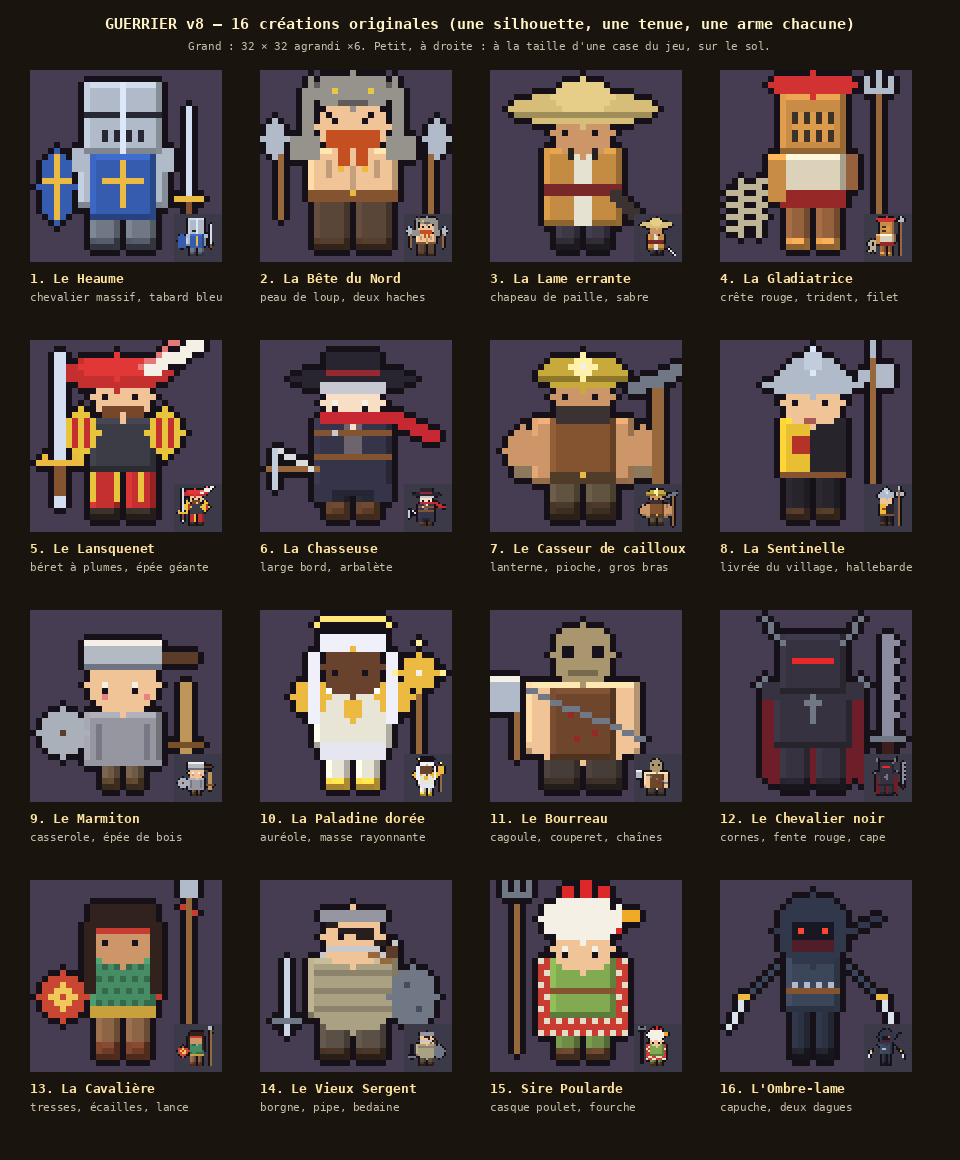

This figure's Python source:
"""Planche « guerrier_v8 » (Thomas, 2026-11-14 : « je ne voulais pas de variations du même design, mais une collection
de nouvelles créations originales ; ton design est moyen et assez fade »). PROPOSITION.

Seize héros GUERRIERS qui n'ont rien en commun que le style du jeu (vue de face légèrement plongeante, grosse tête,
contour sombre) : chacun a sa silhouette, sa carrure, sa tenue, son arme et sa couleur dominante, pour se reconnaître
d'un coup d'œil, même en petit. Dessinés à 32 × 32 (la taille en jeu viendra ensuite) ; à côté, chacun à la taille de
la case du jeu.
  python3 art/guerrier_v8.py → art/guerrier_v8.png
"""
import os
import sys

import numpy as np

sys.path.insert(0, os.path.dirname(os.path.abspath(__file__)))
from PIL import Image, ImageDraw  # noqa: E402

from pix import font, outline_mask, up  # noqa: E402

S = 32
OUT = (22, 16, 24)


def tone(c, k):
    return tuple(max(0, min(255, round(v * k))) for v in c[:3])


class C:
    """Toile 32 × 32 ; on peint des formes pleines, le contour sombre est ajouté à la fin (`done`)."""

    def __init__(self):
        self.a = np.zeros((S, S, 4), np.uint8)
        self.line_px = []  # traits intérieurs (dessinés après le contour)

    def px(self, x, y, c):
        if 0 <= x < S and 0 <= y < S:
            self.a[y, x] = tuple(c[:3]) + (255,)
        return self

    def rect(self, x, y, w, h, c):
        for yy in range(y, y + h):
            for xx in range(x, x + w):
                self.px(xx, yy, c)
        return self

    def ell(self, cx, cy, rx, ry, c):
        for yy in range(int(cy - ry) - 1, int(cy + ry) + 2):
            for xx in range(int(cx - rx) - 1, int(cx + rx) + 2):
                if ((xx - cx) / max(rx, 0.5)) ** 2 + ((yy - cy) / max(ry, 0.5)) ** 2 <= 1.0:
                    self.px(xx, yy, c)
        return self

    def line(self, x0, y0, x1, y1, c, w=1):
        n = max(abs(x1 - x0), abs(y1 - y0), 1)
        for i in range(n + 1):
            x = round(x0 + (x1 - x0) * i / n)
            y = round(y0 + (y1 - y0) * i / n)
            self.rect(x, y, w, w, c)
        return self

    def shade(self, x, y, w, h, c, light=1.18, dark=0.72):
        """Un bloc avec un bord clair en haut à gauche et sombre en bas à droite."""
        self.rect(x, y, w, h, c)
        self.rect(x, y, w, 1, tone(c, light))
        self.rect(x, y, 1, h, tone(c, light * 0.95))
        self.rect(x, y + h - 1, w, 1, tone(c, dark))
        self.rect(x + w - 1, y, 1, h, tone(c, dark * 1.05))
        return self

    def done(self):
        m = self.a[..., 3] > 0
        self.a[outline_mask(m)] = OUT + (255,)
        return self

    def img(self):
        return Image.fromarray(self.a, "RGBA")


# Couleurs communes.
SKIN = {"clair": (240, 196, 150), "mat": (204, 150, 104), "brun": (150, 98, 62), "foncé": (104, 66, 44), "pâle": (248, 222, 196)}
STEEL = (176, 186, 200)
IRON = (112, 120, 134)
GOLD = (236, 186, 64)
LEATHER = (132, 84, 48)
WOOD = (150, 104, 60)
EYE = (24, 18, 28)
WHITE = (244, 240, 230)


def face(c, cx, y, skin, eyes="dots", gap=3, mouth=None):
    """Yeux (et bouche) sur un visage déjà peint ; `cx` = milieu du visage."""
    lx, rx = cx - gap // 2 - 1, cx + (gap + 1) // 2
    if eyes == "dots":
        c.px(lx, y, EYE).px(rx, y, EYE)
    elif eyes == "tall":
        c.rect(lx, y, 1, 2, EYE).rect(rx, y, 1, 2, EYE).px(lx, y, WHITE).px(rx, y, WHITE)
    elif eyes == "angry":
        c.px(lx, y, EYE).px(rx, y, EYE).px(lx - 1, y - 1, EYE).px(rx + 1, y - 1, EYE)
    elif eyes == "glow":
        c.px(lx, y, (255, 70, 50)).px(rx, y, (255, 70, 50))
    if mouth:
        c.rect(cx - 1, y + 3, 2, 1, mouth)


def legs(c, x, y, w, h, color, boots, gap=1, boot_h=2):
    half = (w - gap) // 2
    for lx in (x, x + half + gap):
        c.shade(lx, y, half, h, color)
        c.shade(lx, y + h - boot_h, half, boot_h, boots, 1.25, 0.7)


# ---------------------------------------------------------------------------------------------------------------
# Les seize. Chaque fonction peint un héros complet ; pieds vers y = 30.


def heaume():
    """1. Le Heaume : chevalier massif, grand heaume plat à fente, tabard bleu à croix d'or, écu en amande."""
    c = C()
    blue, blue_d = (54, 92, 176), (36, 60, 120)
    legs(c, 10, 22, 11, 8, IRON, (70, 74, 86))
    c.shade(8, 13, 15, 10, STEEL)  # cuirasse
    c.rect(7, 13, 3, 4, STEEL).rect(21, 13, 3, 4, STEEL)  # épaulières
    c.shade(10, 14, 11, 11, blue)  # tabard
    c.rect(15, 15, 1, 8, GOLD).rect(12, 18, 7, 1, GOLD)
    c.shade(9, 2, 13, 12, STEEL)  # heaume seau
    c.rect(9, 7, 13, 1, (40, 40, 52))  # fente
    for x in (12, 14, 16, 18):
        c.px(x, 10, (40, 40, 52)).px(x, 11, (40, 40, 52))  # trous d'aération
    c.rect(15, 2, 1, 12, tone(STEEL, 1.25))  # arête
    c.ell(4, 19, 3, 6, blue)  # écu
    c.rect(4, 14, 1, 11, GOLD).rect(2, 18, 5, 1, GOLD)
    c.line(26, 6, 26, 21, tone(STEEL, 1.2)).rect(24, 21, 5, 1, GOLD).rect(26, 22, 1, 3, LEATHER)  # épée dressée
    return c.done()


def berserker():
    """2. La Bête du Nord : torse nu, peau de loup sur la tête et les épaules, barbe rousse tressée, deux haches."""
    c = C()
    fur, fur_d = (150, 146, 140), (96, 92, 90)
    skin = SKIN["clair"]
    legs(c, 9, 21, 13, 9, (90, 70, 56), (70, 50, 36))
    c.shade(8, 13, 15, 9, skin)  # torse nu
    c.rect(11, 15, 1, 3, tone(skin, 0.8)).rect(19, 15, 1, 3, tone(skin, 0.8)).rect(15, 16, 1, 4, tone(skin, 0.82))
    c.rect(8, 20, 15, 2, LEATHER).px(15, 20, GOLD)
    c.ell(15, 9, 6, 5, skin)  # tête
    c.ell(15, 3, 8, 3, fur)  # crâne de loup
    c.rect(7, 4, 2, 9, fur).rect(22, 4, 2, 9, fur)
    c.rect(5, 11, 5, 4, fur).rect(21, 11, 5, 4, fur)  # pattes sur les épaules
    c.px(9, 2, fur_d).px(21, 2, fur_d).px(8, 1, fur).px(22, 1, fur)  # oreilles
    c.px(12, 3, (230, 200, 70)).px(18, 3, (230, 200, 70))  # yeux du loup
    c.rect(13, 5, 5, 1, fur_d)  # museau
    face(c, 15, 8, skin, "angry", gap=4)
    red = (196, 80, 34)
    c.rect(11, 10, 9, 3, red).rect(13, 13, 2, 3, red).rect(16, 13, 2, 3, red).px(13, 16, GOLD).px(17, 16, GOLD)
    c.line(3, 10, 3, 24, WOOD).ell(2, 11, 2, 3, STEEL)  # hache gauche
    c.line(28, 10, 28, 24, WOOD).ell(29, 11, 2, 3, STEEL)
    return c.done()


def errante():
    """3. La Lame errante : grand chapeau de paille conique, long manteau ocre ouvert, sabre long à la ceinture."""
    c = C()
    coat = (196, 140, 66)
    skin = SKIN["mat"]
    legs(c, 11, 22, 9, 8, (60, 56, 70), (40, 36, 44))
    c.shade(9, 13, 13, 13, coat)  # manteau qui descend
    c.rect(14, 13, 3, 13, (230, 226, 210))  # chemise
    c.rect(9, 19, 13, 2, (120, 40, 40))  # ceinture rouge
    c.ell(15, 10, 5, 4, skin)
    face(c, 15, 10, skin, "dots", gap=4)
    c.ell(15, 6, 12, 3, (214, 190, 120))  # chapeau
    c.ell(15, 4, 5, 3, (230, 206, 136))
    c.line(4, 7, 26, 7, tone((214, 190, 120), 0.75))
    c.line(20, 20, 24, 24, (60, 50, 50), 2).line(24, 24, 29, 29, (220, 226, 236))  # sabre au côté
    c.rect(13, 13, 1, 2, (40, 34, 30)).rect(17, 13, 1, 2, (40, 34, 30))  # mèches noires
    return c.done()


def gladiatrice():
    """4. La Gladiatrice : casque à crête rouge et visière grillagée, bras gauche cuirassé, trident et filet."""
    c = C()
    skin = SKIN["brun"]
    bronze = (200, 140, 70)
    legs(c, 11, 22, 9, 8, skin, bronze)
    c.shade(10, 14, 11, 7, (220, 210, 186))  # tunique courte
    c.rect(10, 20, 11, 3, (150, 40, 40))  # pagne
    c.rect(8, 14, 3, 8, bronze).rect(8, 14, 3, 1, tone(bronze, 1.3))  # manica
    c.rect(21, 14, 2, 6, skin)
    c.shade(10, 4, 11, 10, bronze)  # casque
    c.rect(12, 7, 7, 5, (60, 50, 40))
    for x in (13, 15, 17):
        c.rect(x, 7, 1, 5, tone(bronze, 1.1))
    c.rect(12, 9, 7, 1, tone(bronze, 1.1))
    c.ell(15, 2, 7, 2, (210, 50, 50)).rect(9, 1, 13, 2, (210, 50, 50))  # crête
    c.line(26, 3, 26, 29, WOOD)  # trident
    c.rect(24, 3, 5, 1, STEEL).rect(24, 1, 1, 3, STEEL).rect(28, 1, 1, 3, STEEL).rect(26, 0, 1, 3, STEEL)
    for i in range(4):
        c.line(1, 20 + i * 2, 7, 18 + i * 2, (190, 180, 150))  # filet
    c.line(3, 18, 3, 27, (190, 180, 150)).line(6, 18, 6, 27, (190, 180, 150))
    return c.done()


def lansquenet():
    """5. Le Lansquenet : béret énorme à plumes, manches bouffantes tailladées jaune et rouge, épée à deux mains."""
    c = C()
    skin = SKIN["clair"]
    yel, red = (232, 196, 60), (196, 48, 48)
    legs(c, 10, 21, 11, 9, red, (50, 40, 36))
    for i in range(3):
        c.rect(10 + i * 4, 21, 1, 6, yel)  # crevés des chausses
    c.shade(10, 13, 11, 9, (60, 60, 70))  # pourpoint
    c.ell(8, 15, 3, 4, yel).ell(22, 15, 3, 4, yel)  # manches bouffantes
    c.rect(7, 13, 1, 5, red).rect(9, 13, 1, 5, red).rect(21, 13, 1, 5, red).rect(23, 13, 1, 5, red)
    c.ell(15, 9, 5, 4, skin)
    face(c, 15, 9, skin, "dots", gap=4)
    c.rect(12, 11, 7, 2, (120, 70, 40)).px(15, 12, skin)  # moustache
    c.ell(14, 5, 9, 3, red)  # béret
    c.ell(14, 4, 6, 2, tone(red, 1.15))
    c.line(19, 4, 27, 0, WHITE, 2).line(18, 4, 25, -1, (230, 120, 120))  # plumes
    c.line(4, 2, 4, 26, tone(STEEL, 1.2), 2)  # épée géante
    c.rect(1, 20, 8, 1, GOLD).rect(4, 21, 2, 5, LEATHER).px(2, 19, GOLD).px(7, 19, GOLD)
    return c.done()


def chasseuse():
    """6. La Chasseuse de monstres : chapeau à large bord, long manteau sombre, écharpe rouge au vent, arbalète."""
    c = C()
    skin = SKIN["pâle"]
    coat = (54, 52, 72)
    legs(c, 11, 23, 9, 7, (40, 40, 50), (90, 60, 40), boot_h=3)
    c.shade(9, 13, 13, 13, coat)
    c.rect(9, 24, 3, 3, coat).rect(19, 24, 3, 3, coat)  # pans du manteau
    c.rect(14, 14, 3, 6, (110, 100, 110))
    c.rect(9, 19, 13, 1, LEATHER).rect(9, 15, 13, 1, LEATHER).px(12, 15, (200, 200, 210))  # baudrier
    c.ell(15, 10, 5, 4, skin)
    face(c, 15, 10, skin, "tall", gap=4)
    c.rect(10, 12, 11, 2, (200, 40, 50)).line(21, 12, 28, 15, (200, 40, 50), 2)  # écharpe
    c.ell(15, 6, 10, 2, (40, 36, 48)).rect(11, 2, 9, 4, (40, 36, 48)).rect(11, 5, 9, 1, (150, 40, 50))
    c.rect(10, 7, 11, 2, (200, 200, 210))  # cheveux blancs sous le chapeau
    c.line(1, 21, 9, 21, WOOD).line(2, 18, 2, 24, tone(STEEL, 1.1)).line(3, 18, 8, 21, (220, 220, 220))
    return c.done()


def mineur():
    """7. Le Casseur de cailloux : casque de mineur à lanterne, gilet de cuir, bras énormes, pioche de guerre."""
    c = C()
    skin = SKIN["mat"]
    legs(c, 10, 23, 11, 7, (96, 84, 64), (60, 46, 34), boot_h=3)
    c.shade(7, 13, 17, 11, skin)  # gros bras / torse
    c.shade(10, 13, 11, 10, LEATHER)
    c.rect(10, 22, 11, 2, (80, 60, 40)).px(15, 22, GOLD)
    c.ell(5, 18, 3, 4, skin).ell(25, 18, 3, 4, skin)  # biceps
    c.rect(4, 21, 3, 2, (140, 120, 90)).rect(24, 21, 3, 2, (140, 120, 90))  # bandages
    c.ell(15, 9, 5, 4, skin)
    face(c, 15, 9, skin, "dots", gap=4)
    c.rect(11, 11, 9, 3, (60, 50, 50))  # barbe noire courte
    c.ell(15, 5, 7, 3, (200, 170, 60)).rect(8, 6, 15, 1, tone((200, 170, 60), 0.7))  # casque jaune
    c.ell(15, 4, 2, 2, (255, 240, 170)).px(15, 4, WHITE)  # lanterne
    c.line(27, 6, 27, 29, WOOD, 2).line(23, 7, 31, 4, IRON, 2)  # pioche
    return c.done()


def sentinelle():
    """8. La Sentinelle de Leutenheim : morion à crête, livrée jaune et noire du village, hallebarde."""
    c = C()
    skin = SKIN["clair"]
    yel, blk = (232, 190, 50), (40, 36, 44)
    legs(c, 11, 22, 9, 8, blk, (70, 50, 36))
    c.shade(10, 13, 11, 10, yel)
    c.rect(15, 13, 6, 10, blk)  # livrée mi-partie
    c.rect(10, 22, 11, 1, LEATHER)
    c.rect(12, 16, 3, 3, (180, 50, 40))  # écusson (la cloche)
    c.ell(15, 10, 5, 4, skin)
    face(c, 15, 10, skin, "dots", gap=4, mouth=(170, 90, 80))
    c.ell(15, 7, 8, 2, STEEL).ell(15, 5, 5, 3, STEEL)  # morion
    c.rect(15, 1, 1, 5, tone(STEEL, 1.25)).rect(14, 2, 3, 3, tone(STEEL, 1.1))
    c.line(25, 2, 25, 29, WOOD)  # hallebarde
    c.rect(26, 4, 3, 4, STEEL).rect(23, 5, 2, 2, STEEL).rect(25, 0, 1, 3, STEEL)
    return c.done()


def marmiton():
    """9. Le Marmiton : un gamin, casserole en guise de casque, armure trop grande, épée de bois et couvercle-bouclier."""
    c = C()
    skin = SKIN["clair"]
    legs(c, 12, 25, 7, 5, (110, 90, 70), (80, 60, 40))
    c.shade(9, 17, 13, 9, (150, 150, 160))  # cotte trop grande
    c.rect(9, 25, 13, 1, (150, 150, 160))
    c.rect(11, 19, 1, 6, (120, 120, 132)).rect(19, 19, 1, 6, (120, 120, 132))
    c.ell(15, 12, 6, 5, skin)  # grosse tête d'enfant
    face(c, 15, 12, skin, "tall", gap=4)
    c.px(12, 14, (230, 130, 130)).px(19, 14, (230, 130, 130))  # joues
    c.rect(9, 5, 13, 5, (180, 186, 196)).rect(9, 5, 13, 1, WHITE)  # casserole
    c.rect(22, 7, 6, 2, (90, 60, 40))  # queue de la casserole
    c.rect(9, 9, 13, 1, (110, 116, 130))
    c.ell(5, 20, 4, 4, (170, 176, 186)).px(5, 20, (90, 60, 40))  # couvercle
    c.line(25, 12, 25, 24, (190, 150, 90), 2).rect(23, 22, 6, 1, (120, 80, 40))  # épée de bois
    return c.done()


def paladine():
    """10. La Paladine dorée : armure blanche et or, longs cheveux blancs, auréole, masse d'arme rayonnante."""
    c = C()
    skin = SKIN["foncé"]
    plate = (232, 228, 214)
    legs(c, 11, 22, 9, 8, plate, GOLD)
    c.shade(9, 13, 13, 10, plate)
    c.ell(8, 14, 3, 3, GOLD).ell(22, 14, 3, 3, GOLD)
    c.rect(14, 15, 3, 3, GOLD).px(15, 14, GOLD).px(15, 18, GOLD)  # soleil sur le plastron
    c.rect(10, 22, 11, 3, (230, 230, 240))  # jupe
    c.rect(8, 7, 2, 12, (240, 240, 250)).rect(21, 7, 2, 12, (240, 240, 250))  # cheveux
    c.ell(15, 9, 5, 5, skin)
    c.rect(10, 4, 11, 3, (240, 240, 250))
    face(c, 15, 10, skin, "dots", gap=4)
    c.px(15, 6, GOLD)
    for x in range(10, 21):
        c.px(x, 1, (255, 230, 120))
    c.px(9, 2, (255, 230, 120)).px(21, 2, (255, 230, 120))  # auréole
    c.line(26, 12, 26, 26, WOOD).ell(26, 10, 3, 3, GOLD).px(26, 10, WHITE)
    c.px(26, 5, (255, 240, 160)).px(30, 10, (255, 240, 160)).px(22, 10, (255, 240, 160))
    return c.done()


def bourreau():
    """11. Le Bourreau : grande brute, cagoule de toile, tablier de cuir taché, chaînes, couperet."""
    c = C()
    skin = SKIN["clair"]
    sack = (170, 150, 110)
    legs(c, 9, 23, 13, 7, (70, 60, 56), (50, 40, 34))
    c.shade(6, 12, 19, 12, skin)  # carrure énorme
    c.ell(15, 22, 9, 3, skin)
    c.shade(10, 13, 11, 12, (110, 70, 44))  # tablier
    c.px(13, 17, (150, 40, 40)).px(17, 20, (150, 40, 40)).px(14, 21, (150, 40, 40))
    c.line(6, 13, 25, 21, IRON)  # chaîne en travers
    c.ell(15, 7, 5, 5, sack)  # petite tête encagoulée
    c.rect(12, 6, 2, 2, EYE).rect(17, 6, 2, 2, EYE)
    c.line(13, 10, 17, 10, tone(sack, 0.7))
    c.line(4, 14, 4, 24, WOOD).rect(0, 11, 5, 6, STEEL).rect(0, 11, 5, 1, WHITE)  # couperet
    return c.done()


def noir():
    """12. Le Chevalier noir : armure noire à pointes, heaume cornu à fente rouge, cape en lambeaux, épée dentelée."""
    c = C()
    plate = (54, 50, 64)
    cape = (110, 30, 40)
    c.rect(7, 13, 17, 16, cape)
    c.a[28, 7:24:3, 3] = 0
    legs(c, 10, 22, 11, 8, plate, (34, 30, 40))
    c.shade(9, 13, 13, 10, plate)
    c.rect(7, 12, 3, 3, plate).rect(21, 12, 3, 3, plate)
    c.px(7, 11, IRON).px(23, 11, IRON).px(6, 12, IRON).px(24, 12, IRON)  # pointes
    c.rect(14, 15, 3, 1, IRON).rect(15, 14, 1, 5, IRON)
    c.shade(10, 4, 11, 10, plate)
    c.rect(12, 8, 7, 1, (230, 40, 40))  # fente rouge
    c.line(10, 5, 7, 1, IRON).line(20, 5, 23, 1, IRON)  # cornes
    c.line(27, 4, 27, 21, (140, 140, 160), 2)
    for y in range(5, 20, 3):
        c.px(29, y, (140, 140, 160))
    c.rect(25, 21, 6, 1, IRON).rect(27, 22, 2, 3, (60, 30, 30))
    return c.done()


def cavaliere():
    """13. La Cavalière des steppes : longues tresses, armure d'écailles vertes, bouclier rond peint, lance."""
    c = C()
    skin = SKIN["mat"]
    scale = (70, 140, 100)
    legs(c, 11, 22, 9, 8, (140, 100, 70), (110, 60, 40), boot_h=3)
    c.shade(10, 13, 11, 10, scale)
    for y in range(14, 22, 2):
        for x in range(11 + (y // 2) % 2, 20, 2):
            c.px(x, y, tone(scale, 0.75))
    c.rect(10, 21, 11, 2, (200, 160, 60))
    c.ell(15, 9, 5, 5, skin)
    c.rect(10, 4, 11, 4, (50, 34, 30))
    c.rect(9, 7, 2, 12, (50, 34, 30)).rect(20, 7, 2, 12, (50, 34, 30))  # tresses
    c.px(9, 19, (200, 60, 50)).px(21, 19, (200, 60, 50))
    face(c, 15, 10, skin, "dots", gap=4)
    c.rect(11, 8, 9, 1, (200, 60, 50))  # bandeau peint
    c.ell(5, 19, 4, 4, (200, 70, 50)).ell(5, 19, 2, 2, (240, 200, 90)).px(5, 19, (200, 70, 50))  # bouclier rond
    c.line(26, 1, 26, 29, WOOD).rect(25, 0, 3, 3, STEEL).px(25, 4, (200, 60, 50)).px(27, 5, (200, 60, 50))
    return c.done()


def sergent():
    """14. Le Vieux Sergent : borgne à bandeau, moustache grise en guidon, gambison matelassé, pipe, bouclier cabossé."""
    c = C()
    skin = SKIN["clair"]
    gamb = (170, 160, 130)
    legs(c, 10, 22, 11, 8, (90, 80, 70), (60, 44, 32))
    c.shade(8, 13, 15, 10, gamb)
    c.ell(15, 22, 6, 3, gamb)  # bedaine
    for y in (15, 18, 21):
        c.rect(9, y, 13, 1, tone(gamb, 0.82))
    c.ell(15, 9, 5, 5, skin)
    c.rect(10, 5, 11, 2, (150, 150, 160))  # cheveux ras gris
    c.px(13, 9, EYE)
    c.rect(16, 8, 3, 2, (40, 30, 30)).line(11, 7, 20, 10, (40, 30, 30))  # bandeau
    c.rect(11, 11, 9, 1, (200, 200, 205)).px(10, 12, (200, 200, 205)).px(20, 12, (200, 200, 205))  # moustache
    c.line(18, 12, 21, 13, WOOD).rect(21, 11, 2, 2, (90, 60, 40)).px(22, 10, (200, 200, 200))  # pipe
    c.ell(25, 19, 4, 5, IRON).px(24, 17, (70, 76, 90)).px(26, 21, (70, 76, 90))  # bouclier cabossé
    c.line(4, 13, 4, 25, tone(STEEL, 1.15)).rect(2, 23, 5, 1, IRON)
    return c.done()


def poularde():
    """15. Sire Poularde : chevalier d'opérette, casque en forme de poulet, cape à carreaux, fourche, plume au vent."""
    c = C()
    skin = SKIN["clair"]
    legs(c, 11, 22, 9, 8, (110, 140, 70), (90, 60, 40))
    c.rect(8, 13, 15, 13, (200, 60, 50))
    for y in range(13, 26, 2):
        for x in range(8 + (y // 2) % 2, 23, 2):
            c.px(x, y, (230, 220, 200))  # cape à carreaux
    c.shade(10, 13, 11, 10, (130, 170, 80))
    c.rect(10, 18, 11, 1, LEATHER)
    c.ell(15, 11, 5, 4, skin)
    face(c, 15, 11, skin, "tall", gap=4)
    c.ell(15, 6, 7, 4, WHITE)  # casque poulet
    c.rect(12, 1, 2, 2, (220, 40, 40)).rect(15, 0, 2, 3, (220, 40, 40)).rect(18, 1, 2, 2, (220, 40, 40))  # crête
    c.rect(22, 5, 3, 2, (240, 170, 40)).px(21, 8, (220, 40, 40))  # bec, barbillon
    c.px(20, 4, EYE)
    c.line(4, 4, 4, 28, WOOD).rect(2, 2, 5, 1, IRON).rect(2, 0, 1, 3, IRON).rect(4, 0, 1, 2, IRON).rect(6, 0, 1, 3, IRON)
    return c.done()


def ombre():
    """16. L'Ombre-lame : silhouette fine, capuche et masque, deux dagues, ceinture de couteaux, yeux qui luisent."""
    c = C()
    cloth = (60, 70, 90)
    legs(c, 12, 21, 7, 9, (44, 50, 66), (30, 30, 40))
    c.shade(11, 12, 9, 10, cloth)
    c.rect(11, 18, 9, 1, LEATHER)
    for x in (12, 14, 16, 18):
        c.px(x, 17, STEEL)  # couteaux
    c.ell(15, 8, 6, 6, (50, 56, 76))  # capuche
    c.rect(12, 7, 7, 4, (24, 24, 34))
    face(c, 15, 8, None, "glow", gap=3)
    c.rect(12, 10, 7, 2, (80, 30, 40))  # masque
    c.line(9, 14, 4, 19, cloth).line(21, 14, 26, 19, cloth)  # bras écartés
    c.line(4, 19, 1, 24, (220, 226, 236)).line(26, 19, 29, 24, (220, 226, 236))
    c.rect(3, 19, 2, 1, GOLD).rect(26, 19, 2, 1, GOLD)
    c.line(19, 9, 26, 6, (50, 56, 76))  # pan de capuche au vent
    return c.done()


HEROES = [
    ("1. Le Heaume", "chevalier massif, tabard bleu", heaume),
    ("2. La Bête du Nord", "peau de loup, deux haches", berserker),
    ("3. La Lame errante", "chapeau de paille, sabre", errante),
    ("4. La Gladiatrice", "crête rouge, trident, filet", gladiatrice),
    ("5. Le Lansquenet", "béret à plumes, épée géante", lansquenet),
    ("6. La Chasseuse", "large bord, arbalète", chasseuse),
    ("7. Le Casseur de cailloux", "lanterne, pioche, gros bras", mineur),
    ("8. La Sentinelle", "livrée du village, hallebarde", sentinelle),
    ("9. Le Marmiton", "casserole, épée de bois", marmiton),
    ("10. La Paladine dorée", "auréole, masse rayonnante", paladine),
    ("11. Le Bourreau", "cagoule, couperet, chaînes", bourreau),
    ("12. Le Chevalier noir", "cornes, fente rouge, cape", noir),
    ("13. La Cavalière", "tresses, écailles, lance", cavaliere),
    ("14. Le Vieux Sergent", "borgne, pipe, bedaine", sergent),
    ("15. Sire Poularde", "casque poulet, fourche", poularde),
    ("16. L'Ombre-lame", "capuche, deux dagues", ombre),
]


def main():
    cols, cw, ch = 4, 230, 270
    W = 40 + cols * cw
    rows = (len(HEROES) + cols - 1) // cols
    sheet = Image.new("RGB", (W, 80 + rows * ch), (26, 20, 14))
    d = ImageDraw.Draw(sheet)
    d.text((W // 2, 24), "GUERRIER v8 — 16 créations originales (une silhouette, une tenue, une arme chacune)", fill=(255, 243, 200), font=font(15), anchor="mm")
    d.text((W // 2, 46), "Grand : 32 × 32 agrandi ×6. Petit, à droite : à la taille d'une case du jeu, sur le sol.", fill=(200, 190, 170), font=font(11, False), anchor="mm")
    for i, (name, sub, fn) in enumerate(HEROES):
        x = 30 + (i % cols) * cw
        y = 70 + (i // cols) * ch
        im = fn().img()
        big = up(im, 6)
        sheet.paste((70, 61, 82), (x, y, x + big.width, y + big.height))
        sheet.paste(big, (x, y), big)
        # À la taille du jeu : une case = 16 px affichée ×3 ; le héros fait ~1,3 case.
        small = im.resize((21, 21), Image.NEAREST)
        tile = Image.new("RGBA", (24, 24), (60, 58, 72, 255))
        tile.alpha_composite(small, (1, 1))
        sheet.paste(up(tile, 2), (x + big.width - 48, y + big.height - 48))
        d.text((x, y + big.height + 8), name, fill=(255, 228, 160), font=font(13))
        d.text((x, y + big.height + 28), sub, fill=(200, 190, 170), font=font(11, False))
    out = os.path.join(os.path.dirname(os.path.abspath(__file__)), "guerrier_v8.png")
    sheet.save(out)
    print("art/guerrier_v8.png", sheet.size)


if __name__ == "__main__":
    main()
